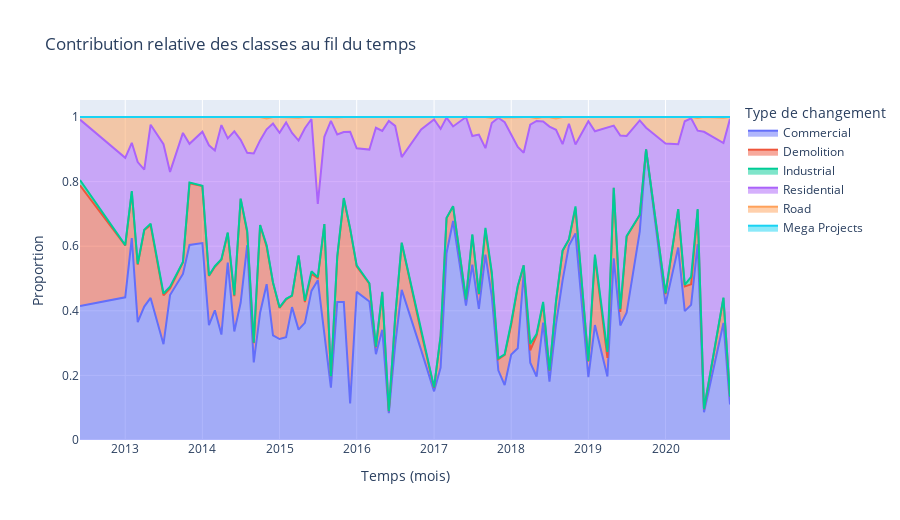

The notebook cell saved with this chart:
### Code cell
df_tmp = train_df[["date0", "change_type"]].copy()
df_tmp["date0"] = pd.to_datetime(df_tmp["date0"], errors="coerce")
df_tmp = df_tmp.dropna(subset=["date0", "change_type"])

df_tmp["month"] = df_tmp["date0"].dt.to_period("M").dt.to_timestamp()

monthly_counts = (
    df_tmp.groupby(["month", "change_type"])
          .size()
          .reset_index(name="count")
)

monthly_counts["total"] = monthly_counts.groupby("month")["count"].transform("sum")
monthly_counts["proportion"] = monthly_counts["count"] / monthly_counts["total"]

fig = px.area(
    monthly_counts,
    x="month",
    y="proportion",
    color="change_type",
    title="Contribution relative des classes au fil du temps",
)

fig.update_layout(
    xaxis_title="Temps (mois)",
    yaxis_title="Proportion",
    height=520,
    legend_title="Type de changement"
)

fig.show()
